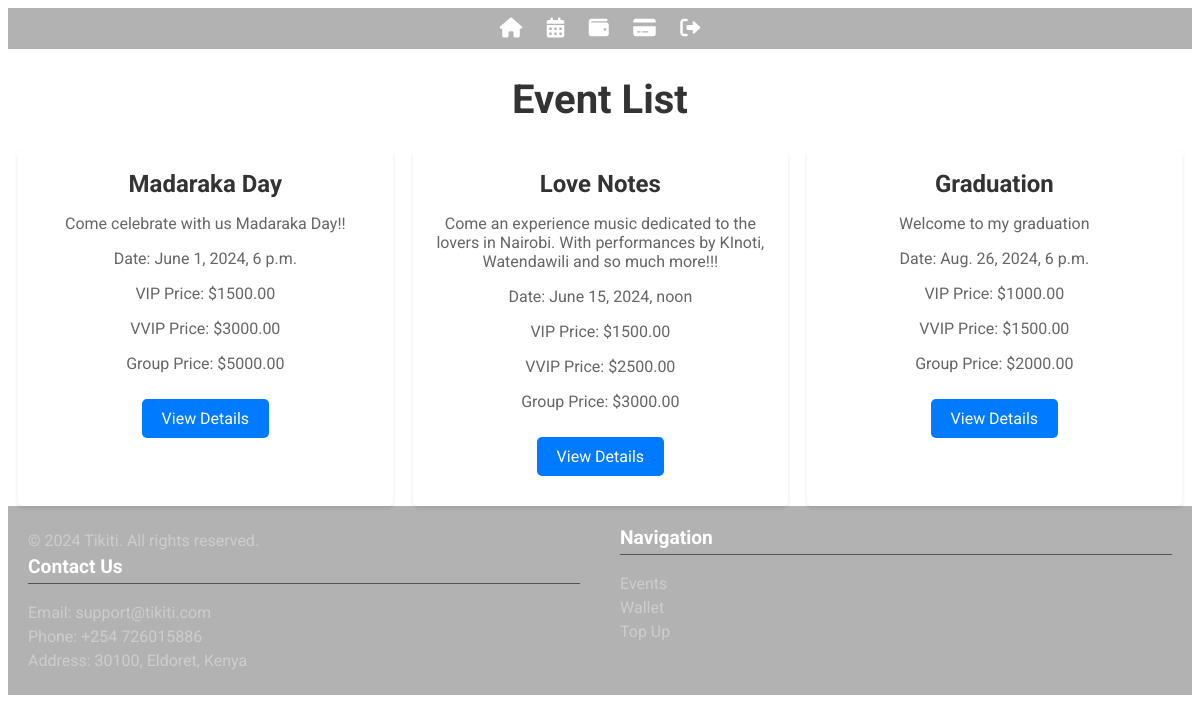
The page /events/ (signed in) on the database its author committed.
### events/models.py (models this page shows, shortened)
class Event(models.Model):
    name = models.CharField(max_length=255)
    description = models.TextField()
    date = models.DateTimeField()
    price_vip = models.DecimalField(max_digits=10, decimal_places=2, null=True, blank=True)
    price_vvip = models.DecimalField(max_digits=10, decimal_places=2, null=True, blank=True)
    price_group = models.DecimalField(max_digits=10, decimal_places=2, null=True, blank=True)
    tickets_vip = models.PositiveIntegerField(default=0)
    tickets_vvip = models.PositiveIntegerField(default=0)
    tickets_group = models.PositiveIntegerField(default=0)
    image = models.ImageField(upload_to='event_images/', blank=True, null=True)
    organizer = models.ForeignKey(Person, on_delete=models.CASCADE, related_name='organized_events', null=True, blank=True)
    location = models.CharField(max_length=255, blank=True, null=True)

### events/views.py (the view)
# urls.py: path('', event_list, name='event_list'),
def event_list(request):
    events = Event.objects.all()
    return render(request, 'events/event_list.html', {'events': events})

### events/templates/events/event_list.html (shortened to what this page needs)
{% extends 'persons/base.html' %}
{% block content %}
<h1>Event List</h1>
  <div class="event-list">
    {% for event in events %}
      <div class="event-card">
            <div class="event-info">
              <h2>{{ event.name }}</h2>
              <p>{{ event.description }}</p>
              <p>Date: {{ event.date }}</p>
              <p>VIP Price: ${{ event.price_vip }}</p>
              <p>VVIP Price: ${{ event.price_vvip }}</p>
              <p>Group Price: ${{ event.price_group }}</p>
              <a class="details-btn" href="{% url 'event_detail' event.id %}">View Details</a>
            </div>
      </div>
    {% endfor %}
    </div>
{% endblock %}

### events/templates/events/event_list.html (style rules this page uses)
body { background: url('https://images.unsplash.com/photo-1470229722913-7c0e2dbbafd3?q=80&w=2070&auto=format&fit=crop&ixlib=rb-4.0.3&ixid=M3wxMjA3fDB8MHxwaG90by1wYWdlfHx8fGVufDB8fHx8fA%3D%3D') no-repeat center center fixed; background-size: cover; font-family: 'Roboto', Arial, sans-serif; }
h1 { font-size: 2.5em; color: #333; text-align: center; }
.event-list { display: flex; flex-wrap: wrap; gap: 20px; justify-content: center; }
.event-card { background-color: rgba(255, 255, 255, 0.8); border-radius: 5px; box-shadow: 0 2px 4px rgba(0, 0, 0, 0.1); overflow: hidden; flex: 1 1 calc(33.333% - 20px); max-width: calc(33.333% - 20px); text-align: center; transform: perspective(1000px) rotateY(0deg); transition: transform 0.3s ease; }
.event-card .event-info { padding: 20px; }
.event-card h2 { margin-top: 0; margin-bottom: 10px; color: #333; }
.event-card p { color: #666; }
.event-card .details-btn { display: inline-block; padding: 10px 20px; margin: 10px 0; border-radius: 5px; background-color: #007bff; color: #fff; text-decoration: none; text-align: center; font-size: 1em; }

### rows shown on the page
Event: name "Madaraka Day", description "Come celebrate with us Madaraka Day!!", date "June 1, 2024, 6 p.m.", price_vip "1500.00", price_vvip "3000.00", price_group "5000.00"
Event: name "Love Notes", description "Come an experience music dedicated to the lovers in Nairobi. With performances by KInoti, Watendawili and so much more!!!", date "June 15, 2024, noon", price_vip "1500.00", price_vvip "2500.00", price_group "3000.00"
Event: name "Graduation", description "Welcome to my graduation", date "Aug. 26, 2024, 6 p.m.", price_vip "1000.00", price_vvip "1500.00", price_group "2000.00"
